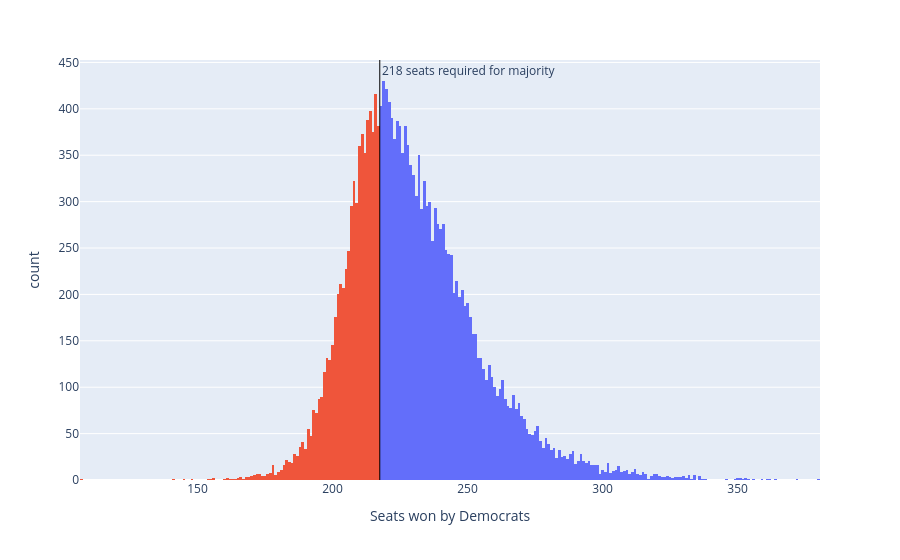

Notebook cell for this chart:
### Code cell
sims_hist = px.histogram(seat_sims, x='seats', nbins=np.unique(seat_sims['seats']).shape[0]*2, color='winner', 
                         labels={'seats':'Seats won by Democrats', 'winner': 'Winner'})
sims_hist.update_traces(showlegend=False)
sims_hist.add_vline(x=217.5, line_width=1, line_color='black', annotation_text='218 seats required for majority', 
                    annotation_position='top right')
sims_hist

### Figure 1 — Plotly figure (JSON) as saved in the notebook; plotly's stock layout.template omitted (floating-point values rounded to 4 significant figures; data arrays with more than 128 entries replaced by an {"elided": "..."} marker saying what was removed)
{"data": [{"bingroup": "x", "hovertemplate": "Winner=Democrats<br>Seats won by Democrats=%{x}<br>count=%{y}<extra></extra>", "legendgroup": "Democrats", "marker": {"color": "#636efa", "pattern": {"shape": ""}}, "name": "Democrats", "nbinsx": 398, "orientation": "v", "showlegend": false, "type": "histogram", "x": {"elided": "13474 int values"}, "xaxis": "x", "yaxis": "y"}, {"bingroup": "x", "hovertemplate": "Winner=Republicans<br>Seats won by Democrats=%{x}<br>count=%{y}<extra></extra>", "legendgroup": "Republicans", "marker": {"color": "#EF553B", "pattern": {"shape": ""}}, "name": "Republicans", "nbinsx": 398, "orientation": "v", "showlegend": false, "type": "histogram", "x": {"elided": "6526 int values"}, "xaxis": "x", "yaxis": "y"}], "layout": {"annotations": [{"showarrow": false, "text": "218 seats required for majority", "x": 217.5, "xanchor": "left", "xref": "x", "y": 1, "yanchor": "top", "yref": "y domain"}], "barmode": "relative", "legend": {"title": {"text": "Winner"}, "tracegroupgap": 0}, "margin": {"t": 60}, "shapes": [{"line": {"color": "black", "width": 1}, "type": "line", "x0": 217.5, "x1": 217.5, "xref": "x", "y0": 0, "y1": 1, "yref": "y domain"}], "xaxis": {"anchor": "y", "domain": [0, 1], "title": {"text": "Seats won by Democrats"}}, "yaxis": {"anchor": "x", "domain": [0, 1], "title": {"text": "count"}}}}
